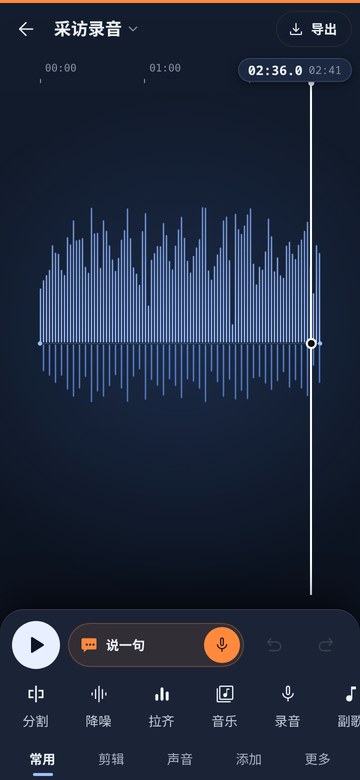
#> input picture workbench/v9/ba/study-s1-dark.png, 360 x 780 px, given in place of 390l-live.png, which was not available
$ python ba9.py
#> lines starting #> are read from the running program, lines starting #| are printed output that depends on the picture
# v8 -> v9 comparison images and the three studies, for the page.
from PIL import Image
W = '/tmp/claude-1000/-home-game168-wangwei-Projects-shengjian-android/6d5ba96a-b08d-4471-96a3-84a7972a1b4b/scratchpad/mockups-lan/'
OUT = W + 'workbench/v9/ba/'
import os
for f in os.listdir(OUT): os.remove(OUT + f)
def save(src, dst, crop_from=None):
#> called with dst = 'v8-rest-390l.png'
    im = Image.open(src).convert('RGB'); w, h = im.size
#> in save, im is the input picture: PIL image 360x780 RGB; mean R, G, B 32.8, 42.8, 62.4
#> after `w, h = im.size`: w = 360; h = 780
    if crop_from is not None: im = im.crop((0, int(h * crop_from), w, h))
    im = im.resize((im.size[0] // 2, im.size[1] // 2), Image.LANCZOS); im.save(OUT + dst, optimize=True); print(dst, im.size)
#> after `im = im.resize((im.size[0] // 2, im.size[1] // 2), Image.LANCZOS)`:
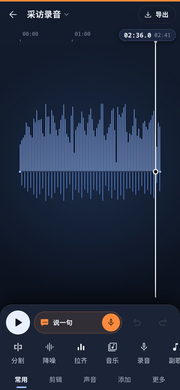
#> im: PIL image 180x390 RGB; mean R, G, B 32.8, 42.8, 62.3
#| v8-rest-390l.png (180, 390)
for v in ('v8', 'v9'):
    S = W + 'workbench-work/' + v + '/shots/'
    save(S + '390l-live.png', v + '-rest-390l.png')
    save(S + '360d-live.png', v + '-rest-360d.png')
#> call 2 of save, with dst = 'v8-rest-360d.png'
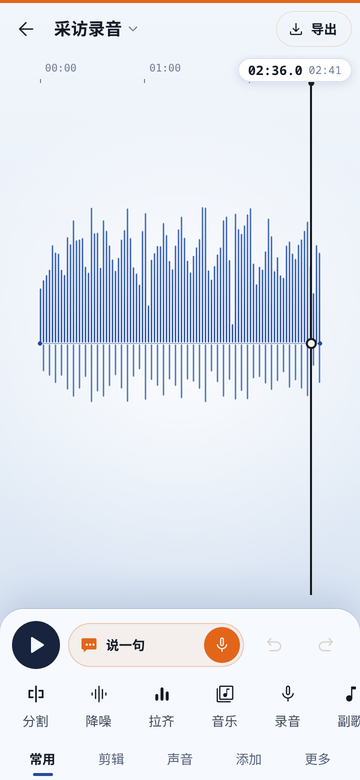
#> input picture workbench/v9/ba/study-s1-light.png, 360 x 780 px, given in place of 360d-live.png, which was not available
#> in save, im is the input picture: PIL image 360x780 RGB; mean R, G, B 224.2, 229.7, 239.5
#> in save (call 2), `im = im.resize((im.size[0] // 2, im.size[1] // 2), Image.LANCZOS)`:
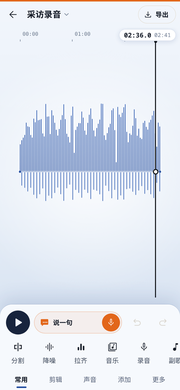
#> im: PIL image 180x390 RGB; mean R, G, B 224, 229.5, 239.3
#| v8-rest-360d.png (180, 390)
    save(S + '360l-t4d.png', v + '-denoise-360l.png')
#| v8-denoise-360l.png (180, 390)
    save(S + '390l-t8a.png', v + '-export-390l.png')
#> (the run stopped early here; a loop or call above may not have finished)
